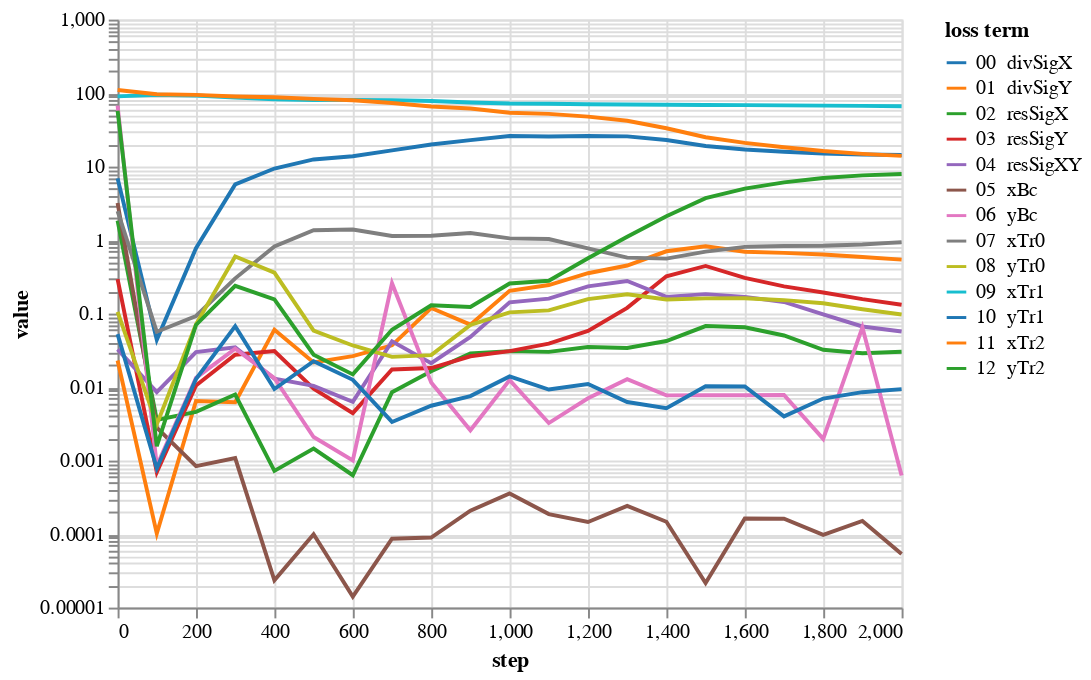

Source (notebook cell):
### Code cell
bcNames = ['xBc','yBc','xTr0','yTr0','xTr1','yTr1','xTr2','yTr2']
# lines = alt.Chart(pd.DataFrame({'step':[1000,3000,4000]})).mark_rule(color='gray').encode(x='step:Q')
lossPlot(losshistory, bcNames, dropFirstStep=True)

### Figure 1 — Vega-Lite specification as saved in the notebook (floating-point values rounded to 4 significant figures)
{"config": {"view": {"continuousWidth": 400, "continuousHeight": 300}}, "data": {"name": "data-0f0c5079c3fdbf745b924dbb6703f1d0"}, "mark": "line", "encoding": {"color": {"type": "nominal", "field": "loss term", "scale": {"scheme": "category10"}, "sort": ["00  divSigX", "01  divSigY", "02  resSigX", "03  resSigY", "04  resSigXY", "05  xBc", "06  yBc", "07  xTr0", "08  yTr0", "09  xTr1", "10  yTr1", "11  xTr2", "12  yTr2"]}, "tooltip": [{"type": "nominal", "field": "loss term"}, {"type": "quantitative", "field": "value"}, {"type": "quantitative", "field": "step"}], "x": {"type": "quantitative", "field": "step"}, "y": {"type": "quantitative", "field": "value", "scale": {"type": "log"}}}, "transform": [{"fold": ["00  divSigX", "01  divSigY", "02  resSigX", "03  resSigY", "04  resSigXY", "05  xBc", "06  yBc", "07  xTr0", "08  yTr0", "09  xTr1", "10  yTr1", "11  xTr2", "12  yTr2"], "as": ["loss term", "value"]}], "$schema": "https://vega.github.io/schema/vega-lite/v4.8.1.json", "datasets": {"data-0f0c5079c3fdbf745b924dbb6703f1d0": [{"00  divSigX": 6.91, "01  divSigY": 0.02304, "02  resSigX": 1.844, "03  resSigY": 0.2947, "04  resSigXY": 0.03253, "05  xBc": 3.2, "06  yBc": 67.51, "07  xTr0": 2.483, "08  yTr0": 0.1059, "09  xTr1": 90.34, "10  yTr1": 0.05254, "11  xTr2": 110.3, "12  yTr2": 57.56, "step": 0}, {"00  divSigX": 0.04412, "01  divSigY": 0.0001016, "02  resSigX": 0.003584, "03  resSigY": 0.0006952, "04  resSigXY": 0.008566, "05  xBc": 0.002805, "06  yBc": 0.0008524, "07  xTr0": 0.05665, "08  yTr0": 0.003112, "09  xTr1": 95.07, "10  yTr1": 0.0007858, "11  xTr2": 96.57, "12  yTr2": 0.001572, "step": 100}, {"00  divSigX": 0.7768, "01  divSigY": 0.006469, "02  resSigX": 0.00461, "03  resSigY": 0.01051, "04  resSigXY": 0.02997, "05  xBc": 0.0008394, "06  yBc": 0.01335, "07  xTr0": 0.09286, "08  yTr0": 0.07135, "09  xTr1": 92.56, "10  yTr1": 0.01288, "11  xTr2": 94.62, "12  yTr2": 0.07007, "step": 200}, {"00  divSigX": 5.731, "01  divSigY": 0.006212, "02  resSigX": 0.007911, "03  resSigY": 0.02756, "04  resSigXY": 0.03487, "05  xBc": 0.001081, "06  yBc": 0.03337, "07  xTr0": 0.3017, "08  yTr0": 0.5991, "09  xTr1": 87.21, "10  yTr1": 0.06749, "11  xTr2": 89.86, "12  yTr2": 0.2384, "step": 300}, {"00  divSigX": 9.41, "01  divSigY": 0.06042, "02  resSigX": 0.0007254, "03  resSigY": 0.0309, "04  resSigXY": 0.01299, "05  xBc": 2.346e-05, "06  yBc": 0.01322, "07  xTr0": 0.8203, "08  yTr0": 0.3601, "09  xTr1": 82.3, "10  yTr1": 0.009414, "11  xTr2": 87.64, "12  yTr2": 0.156, "step": 400}, {"00  divSigX": 12.52, "01  divSigY": 0.02166, "02  resSigX": 0.001458, "03  resSigY": 0.00954, "04  resSigXY": 0.01038, "05  xBc": 9.931e-05, "06  yBc": 0.002096, "07  xTr0": 1.361, "08  yTr0": 0.05859, "09  xTr1": 80.42, "10  yTr1": 0.02247, "11  xTr2": 83.51, "12  yTr2": 0.02762, "step": 500}, {"00  divSigX": 13.83, "01  divSigY": 0.02637, "02  resSigX": 0.0006325, "03  resSigY": 0.004418, "04  resSigXY": 0.006298, "05  xBc": 1.414e-05, "06  yBc": 0.001005, "07  xTr0": 1.394, "08  yTr0": 0.03683, "09  xTr1": 80.87, "10  yTr1": 0.01257, "11  xTr2": 79.96, "12  yTr2": 0.0149, "step": 600}, {"00  divSigX": 16.59, "01  divSigY": 0.03697, "02  resSigX": 0.008501, "03  resSigY": 0.01736, "04  resSigXY": 0.04191, "05  xBc": 8.653e-05, "06  yBc": 0.2591, "07  xTr0": 1.136, "08  yTr0": 0.02578, "09  xTr1": 80.23, "10  yTr1": 0.003357, "11  xTr2": 73.35, "12  yTr2": 0.06025, "step": 700}, {"00  divSigX": 19.98, "01  divSigY": 0.1192, "02  resSigX": 0.01646, "03  resSigY": 0.01816, "04  resSigXY": 0.02117, "05  xBc": 8.982e-05, "06  yBc": 0.01157, "07  xTr0": 1.148, "08  yTr0": 0.0272, "09  xTr1": 78.09, "10  yTr1": 0.005577, "11  xTr2": 65.81, "12  yTr2": 0.1299, "step": 800}, {"00  divSigX": 22.91, "01  divSigY": 0.07082, "02  resSigX": 0.02864, "03  resSigY": 0.02628, "04  resSigXY": 0.04805, "05  xBc": 0.0002081, "06  yBc": 0.002588, "07  xTr0": 1.248, "08  yTr0": 0.06999, "09  xTr1": 74.57, "10  yTr1": 0.007538, "11  xTr2": 61.68, "12  yTr2": 0.1231, "step": 900}, {"00  divSigX": 26.13, "01  divSigY": 0.2038, "02  resSigX": 0.03086, "03  resSigY": 0.03083, "04  resSigXY": 0.1423, "05  xBc": 0.0003566, "06  yBc": 0.01246, "07  xTr0": 1.057, "08  yTr0": 0.1039, "09  xTr1": 72.08, "10  yTr1": 0.01398, "11  xTr2": 54.01, "12  yTr2": 0.2569, "step": 1000}, {"00  divSigX": 26.13, "01  divSigY": 0.2038, "02  resSigX": 0.03086, "03  resSigY": 0.03083, "04  resSigXY": 0.1423, "05  xBc": 0.0003566, "06  yBc": 0.01246, "07  xTr0": 1.057, "08  yTr0": 0.1039, "09  xTr1": 72.08, "10  yTr1": 0.01398, "11  xTr2": 54.01, "12  yTr2": 0.2569, "step": 1000}, {"00  divSigX": 25.67, "01  divSigY": 0.2448, "02  resSigX": 0.03015, "03  resSigY": 0.03906, "04  resSigXY": 0.1595, "05  xBc": 0.0001874, "06  yBc": 0.003241, "07  xTr0": 1.033, "08  yTr0": 0.1107, "09  xTr1": 71.66, "10  yTr1": 0.009273, "11  xTr2": 52.19, "12  yTr2": 0.2794, "step": 1100}, {"00  divSigX": 26.07, "01  divSigY": 0.3544, "02  resSigX": 0.0352, "03  resSigY": 0.05808, "04  resSigXY": 0.235, "05  xBc": 0.0001459, "06  yBc": 0.007046, "07  xTr0": 0.7738, "08  yTr0": 0.1573, "09  xTr1": 70.57, "10  yTr1": 0.01101, "11  xTr2": 47.87, "12  yTr2": 0.5665, "step": 1200}, {"00  divSigX": 25.77, "01  divSigY": 0.4512, "02  resSigX": 0.03401, "03  resSigY": 0.1196, "04  resSigXY": 0.2775, "05  xBc": 0.0002422, "06  yBc": 0.0128, "07  xTr0": 0.5771, "08  yTr0": 0.1836, "09  xTr1": 69.86, "10  yTr1": 0.00626, "11  xTr2": 42.01, "12  yTr2": 1.112, "step": 1300}, {"00  divSigX": 23.0, "01  divSigY": 0.7043, "02  resSigX": 0.04235, "03  resSigY": 0.3217, "04  resSigXY": 0.1688, "05  xBc": 0.0001473, "06  yBc": 0.007708, "07  xTr0": 0.5593, "08  yTr0": 0.1554, "09  xTr1": 69.46, "10  yTr1": 0.005164, "11  xTr2": 33.23, "12  yTr2": 2.117, "step": 1400}, {"00  divSigX": 19.03, "01  divSigY": 0.8239, "02  resSigX": 0.06765, "03  resSigY": 0.4452, "04  resSigXY": 0.1843, "05  xBc": 2.16e-05, "06  yBc": 0.00774, "07  xTr0": 0.6979, "08  yTr0": 0.161, "09  xTr1": 69.02, "10  yTr1": 0.01027, "11  xTr2": 25.08, "12  yTr2": 3.719, "step": 1500}, {"00  divSigX": 17.11, "01  divSigY": 0.6937, "02  resSigX": 0.06524, "03  resSigY": 0.306, "04  resSigXY": 0.1686, "05  xBc": 0.0001632, "06  yBc": 0.007752, "07  xTr0": 0.8097, "08  yTr0": 0.162, "09  xTr1": 68.67, "10  yTr1": 0.01021, "11  xTr2": 21.02, "12  yTr2": 5.012, "step": 1600}, {"00  divSigX": 15.91, "01  divSigY": 0.671, "02  resSigX": 0.0504, "03  resSigY": 0.2343, "04  resSigXY": 0.144, "05  xBc": 0.000162, "06  yBc": 0.007795, "07  xTr0": 0.8332, "08  yTr0": 0.1523, "09  xTr1": 68.14, "10  yTr1": 0.003997, "11  xTr2": 18.36, "12  yTr2": 6.099, "step": 1700}, {"00  divSigX": 15.1, "01  divSigY": 0.6363, "02  resSigX": 0.03218, "03  resSigY": 0.1939, "04  resSigXY": 0.09728, "05  xBc": 9.767e-05, "06  yBc": 0.001973, "07  xTr0": 0.8371, "08  yTr0": 0.1385, "09  xTr1": 67.62, "10  yTr1": 0.006982, "11  xTr2": 16.31, "12  yTr2": 6.999, "step": 1800}, {"00  divSigX": 14.59, "01  divSigY": 0.5899, "02  resSigX": 0.02886, "03  resSigY": 0.1572, "04  resSigXY": 0.06677, "05  xBc": 0.0001511, "06  yBc": 0.06489, "07  xTr0": 0.8728, "08  yTr0": 0.1148, "09  xTr1": 67.04, "10  yTr1": 0.008528, "11  xTr2": 14.9, "12  yTr2": 7.592, "step": 1900}, {"00  divSigX": 14.4, "01  divSigY": 0.5417, "02  resSigX": 0.03032, "03  resSigY": 0.1318, "04  resSigXY": 0.05699, "05  xBc": 5.379e-05, "06  yBc": 0.0006261, "07  xTr0": 0.9392, "08  yTr0": 0.09719, "09  xTr1": 66.23, "10  yTr1": 0.009387, "11  xTr2": 13.98, "12  yTr2": 7.931, "step": 2000}]}}
